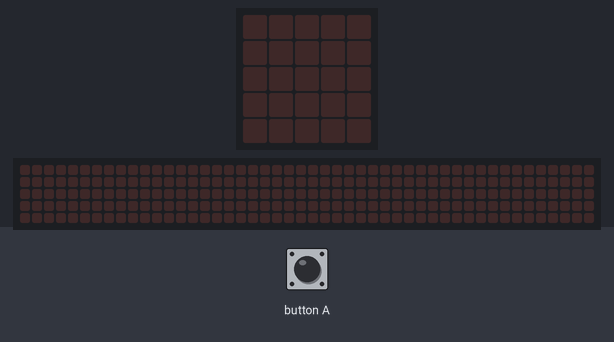
This program was run on a simulated BBC micro:bit (MakeCode). On the bench: the board's 5×5 LED display, a strip that is not on the board, showing the scrolling text unrolled. The inputs (shaded band) are chosen by the test bench. Random numbers come from a fixed seed; the 48×5 strip is a reading aid, not a part: it shows the text the display is scrolling, unrolled, one strip-width of it at a time.

Above: at 1.2 s.
1.3 s: button A pressed for 0.15 s
At 2.4 s:
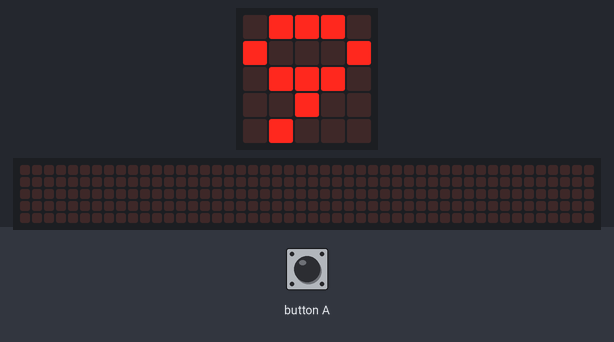
4.4 s: button A pressed for 0.15 s
At 13.3 s:
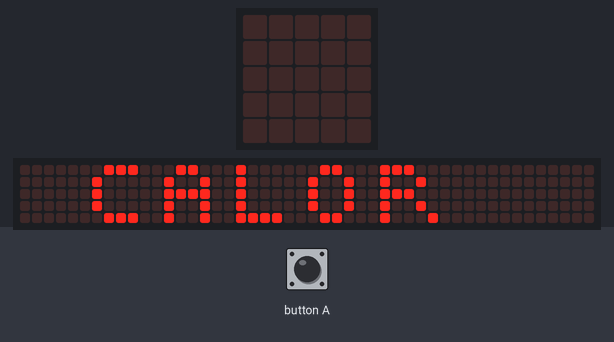
13.5 s: button A pressed for 0.15 s
At 20.4 s:
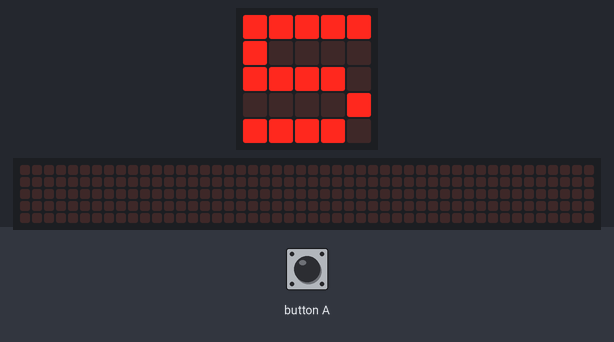

Measured:
- after the input at 1.3 s, the display: changes after 0.15 s (image 1)
- what the display in image 1 shows lasts 1.7 s, from 1.5 s to 3.2 s

The program:

09_TEMPERATURA.py
```python
#PROGRAMA SIMULADOR DE TEMPERATURA

temperatura = 0

def on_button_pressed_a():
    global temperatura
    temperatura = randint(1, 40)
    basic.show_number(temperatura)
    basic.pause(1000)
    if temperatura <= 15:
        basic.show_string(" FRIO")
    else:
        basic.show_string(" CALOR")
    basic.pause(500)
    basic.clear_screen()
input.on_button_pressed(Button.A, on_button_pressed_a)
```
